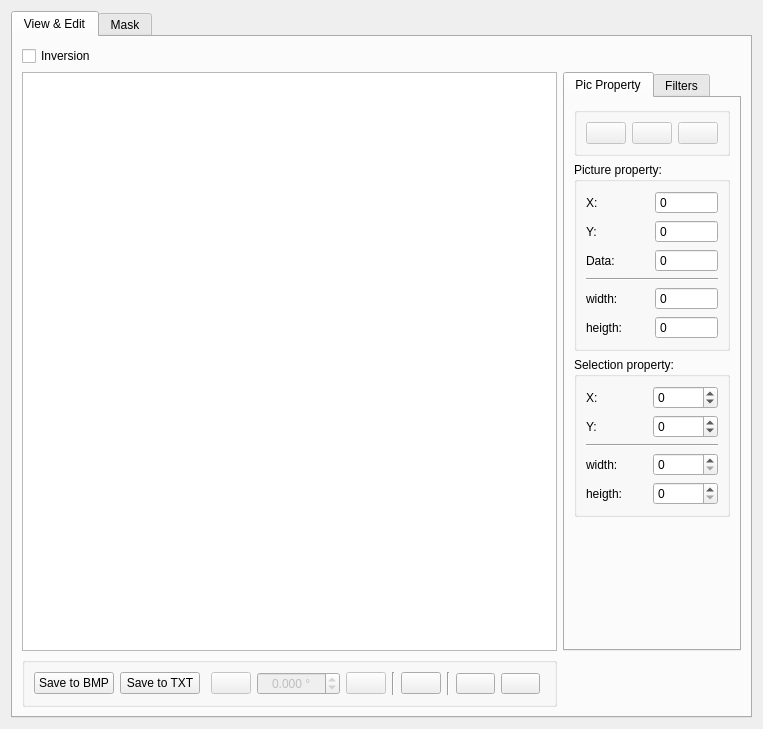
<?xml version="1.0" encoding="UTF-8"?>
<ui version="4.0">
 <class>Viewer_widget</class>
 <widget class="QWidget" name="Viewer_widget">
  <property name="geometry">
   <rect>
    <x>0</x>
    <y>0</y>
    <width>763</width>
    <height>729</height>
   </rect>
  </property>
  <property name="windowTitle">
   <string>Form</string>
  </property>
  <layout class="QGridLayout" name="gridLayout_3">
   <item row="0" column="0">
    <widget class="QTabWidget" name="tabWidget">
     <property name="currentIndex">
      <number>0</number>
     </property>
     <property name="usesScrollButtons">
      <bool>true</bool>
     </property>
     <property name="documentMode">
      <bool>false</bool>
     </property>
     <widget class="QWidget" name="tab">
      <attribute name="title">
       <string>View &amp;&amp; Edit</string>
      </attribute>
      <layout class="QGridLayout" name="gridLayout_4" rowstretch="1,1,1,0" columnstretch="1,0,0">
       <item row="1" column="2" rowspan="2">
        <widget class="QTabWidget" name="tabWidgetRight">
         <property name="maximumSize">
          <size>
           <width>16777215</width>
           <height>16777215</height>
          </size>
         </property>
         <property name="tabPosition">
          <enum>QTabWidget::North</enum>
         </property>
         <property name="tabShape">
          <enum>QTabWidget::Rounded</enum>
         </property>
         <property name="currentIndex">
          <number>0</number>
         </property>
         <property name="movable">
          <bool>true</bool>
         </property>
         <widget class="QWidget" name="twrProperty">
          <attribute name="title">
           <string>Pic Property</string>
          </attribute>
          <layout class="QVBoxLayout" name="verticalLayout_5">
           <item>
            <widget class="QGroupBox" name="edit_panel">
             <property name="title">
              <string/>
             </property>
             <layout class="QHBoxLayout" name="horizontalLayout_2">
              <item>
               <widget class="QPushButton" name="selection_button">
                <property name="enabled">
                 <bool>false</bool>
                </property>
                <property name="toolTip">
                 <string>draw selection</string>
                </property>
                <property name="text">
                 <string/>
                </property>
                <property name="icon">
                 <iconset resource="../img.qrc">
                  <normaloff>:/border</normaloff>:/border</iconset>
                </property>
                <property name="iconSize">
                 <size>
                  <width>16</width>
                  <height>16</height>
                 </size>
                </property>
                <property name="checkable">
                 <bool>true</bool>
                </property>
                <property name="checked">
                 <bool>false</bool>
                </property>
                <property name="flat">
                 <bool>false</bool>
                </property>
               </widget>
              </item>
              <item>
               <widget class="QPushButton" name="edit_button">
                <property name="enabled">
                 <bool>false</bool>
                </property>
                <property name="toolTip">
                 <string>edit</string>
                </property>
                <property name="text">
                 <string/>
                </property>
                <property name="icon">
                 <iconset resource="../img.qrc">
                  <normaloff>:/pen</normaloff>:/pen</iconset>
                </property>
               </widget>
              </item>
              <item>
               <widget class="QPushButton" name="cut_button">
                <property name="enabled">
                 <bool>false</bool>
                </property>
                <property name="toolTip">
                 <string>cut</string>
                </property>
                <property name="text">
                 <string/>
                </property>
                <property name="icon">
                 <iconset resource="../img.qrc">
                  <normaloff>:/cut</normaloff>:/cut</iconset>
                </property>
               </widget>
              </item>
             </layout>
            </widget>
           </item>
           <item>
            <widget class="QGroupBox" name="data_panel">
             <property name="title">
              <string>Picture property:</string>
             </property>
             <layout class="QGridLayout" name="gridLayout">
              <item row="2" column="0">
               <widget class="QLabel" name="label_2">
                <property name="text">
                 <string>Y:</string>
                </property>
               </widget>
              </item>
              <item row="3" column="1">
               <widget class="QSpinBox" name="data">
                <property name="toolTip">
                 <string>Data in &quot;pixel&quot;</string>
                </property>
                <property name="readOnly">
                 <bool>true</bool>
                </property>
                <property name="buttonSymbols">
                 <enum>QAbstractSpinBox::NoButtons</enum>
                </property>
                <property name="minimum">
                 <number>0</number>
                </property>
                <property name="maximum">
                 <number>65535</number>
                </property>
               </widget>
              </item>
              <item row="7" column="1">
               <widget class="QSpinBox" name="heigth">
                <property name="toolTip">
                 <string>height of picture</string>
                </property>
                <property name="readOnly">
                 <bool>true</bool>
                </property>
                <property name="buttonSymbols">
                 <enum>QAbstractSpinBox::NoButtons</enum>
                </property>
                <property name="showGroupSeparator" stdset="0">
                 <bool>false</bool>
                </property>
                <property name="maximum">
                 <number>65535</number>
                </property>
               </widget>
              </item>
              <item row="1" column="1">
               <widget class="QSpinBox" name="x">
                <property name="toolTip">
                 <string>X mouse position</string>
                </property>
                <property name="wrapping">
                 <bool>false</bool>
                </property>
                <property name="readOnly">
                 <bool>true</bool>
                </property>
                <property name="buttonSymbols">
                 <enum>QAbstractSpinBox::NoButtons</enum>
                </property>
                <property name="minimum">
                 <number>-65535</number>
                </property>
                <property name="maximum">
                 <number>65535</number>
                </property>
                <property name="value">
                 <number>0</number>
                </property>
               </widget>
              </item>
              <item row="2" column="1">
               <widget class="QSpinBox" name="y">
                <property name="toolTip">
                 <string>Y mouse position</string>
                </property>
                <property name="readOnly">
                 <bool>true</bool>
                </property>
                <property name="buttonSymbols">
                 <enum>QAbstractSpinBox::NoButtons</enum>
                </property>
                <property name="minimum">
                 <number>-65535</number>
                </property>
                <property name="maximum">
                 <number>65535</number>
                </property>
               </widget>
              </item>
              <item row="1" column="0">
               <widget class="QLabel" name="label">
                <property name="text">
                 <string>X:</string>
                </property>
               </widget>
              </item>
              <item row="4" column="0" colspan="2">
               <widget class="Line" name="line">
                <property name="orientation">
                 <enum>Qt::Horizontal</enum>
                </property>
               </widget>
              </item>
              <item row="7" column="0">
               <widget class="QLabel" name="label_5">
                <property name="text">
                 <string>heigth:</string>
                </property>
               </widget>
              </item>
              <item row="5" column="1">
               <widget class="QSpinBox" name="width">
                <property name="toolTip">
                 <string>width of picture</string>
                </property>
                <property name="wrapping">
                 <bool>true</bool>
                </property>
                <property name="readOnly">
                 <bool>true</bool>
                </property>
                <property name="buttonSymbols">
                 <enum>QAbstractSpinBox::NoButtons</enum>
                </property>
                <property name="minimum">
                 <number>0</number>
                </property>
                <property name="maximum">
                 <number>65535</number>
                </property>
               </widget>
              </item>
              <item row="5" column="0">
               <widget class="QLabel" name="label_4">
                <property name="text">
                 <string>width:</string>
                </property>
               </widget>
              </item>
              <item row="3" column="0">
               <widget class="QLabel" name="label_3">
                <property name="text">
                 <string>Data:</string>
                </property>
               </widget>
              </item>
             </layout>
            </widget>
           </item>
           <item>
            <widget class="QGroupBox" name="data_panel_selection">
             <property name="enabled">
              <bool>true</bool>
             </property>
             <property name="title">
              <string>Selection property:</string>
             </property>
             <layout class="QGridLayout" name="gridLayout_2">
              <item row="0" column="1">
               <widget class="QSpinBox" name="x_selection">
                <property name="toolTip">
                 <string>X cordinate of frame</string>
                </property>
                <property name="wrapping">
                 <bool>false</bool>
                </property>
                <property name="readOnly">
                 <bool>false</bool>
                </property>
                <property name="buttonSymbols">
                 <enum>QAbstractSpinBox::UpDownArrows</enum>
                </property>
                <property name="specialValueText">
                 <string/>
                </property>
                <property name="showGroupSeparator" stdset="0">
                 <bool>false</bool>
                </property>
                <property name="suffix">
                 <string/>
                </property>
                <property name="minimum">
                 <number>-65535</number>
                </property>
                <property name="maximum">
                 <number>65535</number>
                </property>
               </widget>
              </item>
              <item row="3" column="1">
               <widget class="QSpinBox" name="width_selection">
                <property name="toolTip">
                 <string>width of frame</string>
                </property>
                <property name="frame">
                 <bool>true</bool>
                </property>
                <property name="readOnly">
                 <bool>false</bool>
                </property>
                <property name="minimum">
                 <number>0</number>
                </property>
                <property name="maximum">
                 <number>65535</number>
                </property>
                <property name="singleStep">
                 <number>1</number>
                </property>
                <property name="value">
                 <number>0</number>
                </property>
               </widget>
              </item>
              <item row="4" column="1">
               <widget class="QSpinBox" name="heigth_selection">
                <property name="toolTip">
                 <string>height of frame</string>
                </property>
                <property name="readOnly">
                 <bool>false</bool>
                </property>
                <property name="accelerated">
                 <bool>false</bool>
                </property>
                <property name="showGroupSeparator" stdset="0">
                 <bool>false</bool>
                </property>
                <property name="minimum">
                 <number>0</number>
                </property>
                <property name="maximum">
                 <number>65535</number>
                </property>
                <property name="singleStep">
                 <number>1</number>
                </property>
                <property name="value">
                 <number>0</number>
                </property>
               </widget>
              </item>
              <item row="1" column="0">
               <widget class="QLabel" name="label_9">
                <property name="text">
                 <string>Y:</string>
                </property>
               </widget>
              </item>
              <item row="1" column="1">
               <widget class="QSpinBox" name="y_selection">
                <property name="toolTip">
                 <string>Y cordinate of frame</string>
                </property>
                <property name="readOnly">
                 <bool>false</bool>
                </property>
                <property name="minimum">
                 <number>-65535</number>
                </property>
                <property name="maximum">
                 <number>65535</number>
                </property>
               </widget>
              </item>
              <item row="2" column="0" colspan="2">
               <widget class="Line" name="line_3">
                <property name="orientation">
                 <enum>Qt::Horizontal</enum>
                </property>
               </widget>
              </item>
              <item row="0" column="0">
               <widget class="QLabel" name="label_7">
                <property name="text">
                 <string>X:</string>
                </property>
               </widget>
              </item>
              <item row="3" column="0">
               <widget class="QLabel" name="label_8">
                <property name="text">
                 <string>width:</string>
                </property>
               </widget>
              </item>
              <item row="4" column="0">
               <widget class="QLabel" name="label_6">
                <property name="text">
                 <string>heigth:</string>
                </property>
               </widget>
              </item>
             </layout>
            </widget>
           </item>
           <item>
            <spacer name="verticalSpacer_2">
             <property name="orientation">
              <enum>Qt::Vertical</enum>
             </property>
             <property name="sizeHint" stdset="0">
              <size>
               <width>20</width>
               <height>40</height>
              </size>
             </property>
            </spacer>
           </item>
          </layout>
         </widget>
         <widget class="QWidget" name="twrFilter">
          <attribute name="title">
           <string>Filters</string>
          </attribute>
          <layout class="QVBoxLayout" name="verticalLayout_6">
           <item>
            <widget class="ClogFilterPanel" name="clogFilterPanel" native="true"/>
           </item>
           <item>
            <spacer name="verticalSpacer">
             <property name="orientation">
              <enum>Qt::Vertical</enum>
             </property>
             <property name="sizeHint" stdset="0">
              <size>
               <width>116</width>
               <height>15</height>
              </size>
             </property>
            </spacer>
           </item>
          </layout>
         </widget>
        </widget>
       </item>
       <item row="3" column="0">
        <widget class="QGroupBox" name="button_panel">
         <property name="enabled">
          <bool>true</bool>
         </property>
         <property name="title">
          <string/>
         </property>
         <property name="alignment">
          <set>Qt::AlignCenter</set>
         </property>
         <property name="flat">
          <bool>false</bool>
         </property>
         <property name="checkable">
          <bool>false</bool>
         </property>
         <layout class="QHBoxLayout" name="horizontalLayout">
          <item>
           <widget class="QPushButton" name="save_bmp">
            <property name="enabled">
             <bool>true</bool>
            </property>
            <property name="toolTip">
             <string>save picture to BMP file</string>
            </property>
            <property name="text">
             <string>Save to BMP</string>
            </property>
           </widget>
          </item>
          <item>
           <widget class="QPushButton" name="save_txt">
            <property name="enabled">
             <bool>true</bool>
            </property>
            <property name="toolTip">
             <string>save picture to TXT file</string>
            </property>
            <property name="text">
             <string>Save to TXT</string>
            </property>
           </widget>
          </item>
          <item>
           <spacer name="horizontalSpacer">
            <property name="orientation">
             <enum>Qt::Horizontal</enum>
            </property>
            <property name="sizeHint" stdset="0">
             <size>
              <width>40</width>
              <height>20</height>
             </size>
            </property>
           </spacer>
          </item>
          <item>
           <widget class="QPushButton" name="rotate_plus">
            <property name="enabled">
             <bool>false</bool>
            </property>
            <property name="toolTip">
             <string>+90º</string>
            </property>
            <property name="text">
             <string/>
            </property>
            <property name="icon">
             <iconset resource="../img.qrc">
              <normaloff>:/rotate_plus</normaloff>:/rotate_plus</iconset>
            </property>
           </widget>
          </item>
          <item>
           <widget class="QDoubleSpinBox" name="angle">
            <property name="enabled">
             <bool>false</bool>
            </property>
            <property name="wrapping">
             <bool>false</bool>
            </property>
            <property name="frame">
             <bool>true</bool>
            </property>
            <property name="alignment">
             <set>Qt::AlignCenter</set>
            </property>
            <property name="specialValueText">
             <string/>
            </property>
            <property name="suffix">
             <string> °</string>
            </property>
            <property name="decimals">
             <number>3</number>
            </property>
            <property name="minimum">
             <double>-360.000000000000000</double>
            </property>
            <property name="maximum">
             <double>360.000000000000000</double>
            </property>
            <property name="singleStep">
             <double>0.100000000000000</double>
            </property>
           </widget>
          </item>
          <item>
           <widget class="QPushButton" name="rotate_minus">
            <property name="enabled">
             <bool>false</bool>
            </property>
            <property name="toolTip">
             <string>-90º</string>
            </property>
            <property name="text">
             <string/>
            </property>
            <property name="icon">
             <iconset resource="../img.qrc">
              <normaloff>:/rotate_minus</normaloff>:/rotate_minus</iconset>
            </property>
           </widget>
          </item>
          <item>
           <widget class="Line" name="line_4">
            <property name="orientation">
             <enum>Qt::Vertical</enum>
            </property>
           </widget>
          </item>
          <item>
           <widget class="QPushButton" name="reset_transform">
            <property name="enabled">
             <bool>true</bool>
            </property>
            <property name="toolTip">
             <string>reset transformation</string>
            </property>
            <property name="text">
             <string/>
            </property>
            <property name="icon">
             <iconset resource="../img.qrc">
              <normaloff>:/reset</normaloff>:/reset</iconset>
            </property>
           </widget>
          </item>
          <item>
           <widget class="Line" name="line_2">
            <property name="orientation">
             <enum>Qt::Vertical</enum>
            </property>
           </widget>
          </item>
          <item>
           <widget class="QPushButton" name="scaled_plus">
            <property name="enabled">
             <bool>true</bool>
            </property>
            <property name="font">
             <font>
              <pointsize>8</pointsize>
              <weight>50</weight>
              <bold>false</bold>
             </font>
            </property>
            <property name="toolTip">
             <string>scale +1.1</string>
            </property>
            <property name="text">
             <string/>
            </property>
            <property name="icon">
             <iconset resource="../img.qrc">
              <normaloff>:/plus</normaloff>:/plus</iconset>
            </property>
           </widget>
          </item>
          <item>
           <widget class="QPushButton" name="scaled_minus">
            <property name="enabled">
             <bool>true</bool>
            </property>
            <property name="font">
             <font>
              <pointsize>8</pointsize>
             </font>
            </property>
            <property name="toolTip">
             <string>scale -1.1</string>
            </property>
            <property name="text">
             <string/>
            </property>
            <property name="icon">
             <iconset resource="../img.qrc">
              <normaloff>:/minus</normaloff>:/minus</iconset>
            </property>
           </widget>
          </item>
          <item>
           <spacer name="horizontalSpacer_2">
            <property name="orientation">
             <enum>Qt::Horizontal</enum>
            </property>
            <property name="sizeHint" stdset="0">
             <size>
              <width>40</width>
              <height>20</height>
             </size>
            </property>
           </spacer>
          </item>
         </layout>
        </widget>
       </item>
       <item row="1" column="0" rowspan="2">
        <widget class="QGraphicsView" name="graphicsView">
         <property name="frameShape">
          <enum>QFrame::StyledPanel</enum>
         </property>
         <property name="frameShadow">
          <enum>QFrame::Sunken</enum>
         </property>
         <property name="midLineWidth">
          <number>0</number>
         </property>
         <property name="backgroundBrush">
          <brush brushstyle="SolidPattern">
           <color alpha="255">
            <red>200</red>
            <green>200</green>
            <blue>200</blue>
           </color>
          </brush>
         </property>
         <property name="foregroundBrush">
          <brush brushstyle="NoBrush">
           <color alpha="255">
            <red>0</red>
            <green>0</green>
            <blue>0</blue>
           </color>
          </brush>
         </property>
         <property name="interactive">
          <bool>true</bool>
         </property>
         <property name="sceneRect">
          <rectf>
           <x>0.000000000000000</x>
           <y>0.000000000000000</y>
           <width>0.000000000000000</width>
           <height>0.000000000000000</height>
          </rectf>
         </property>
         <property name="renderHints">
          <set>QPainter::Antialiasing|QPainter::HighQualityAntialiasing|QPainter::SmoothPixmapTransform|QPainter::TextAntialiasing</set>
         </property>
         <property name="cacheMode">
          <set>QGraphicsView::CacheNone</set>
         </property>
         <property name="transformationAnchor">
          <enum>QGraphicsView::AnchorUnderMouse</enum>
         </property>
         <property name="resizeAnchor">
          <enum>QGraphicsView::AnchorUnderMouse</enum>
         </property>
         <property name="viewportUpdateMode">
          <enum>QGraphicsView::FullViewportUpdate</enum>
         </property>
         <property name="rubberBandSelectionMode">
          <enum>Qt::IntersectsItemShape</enum>
         </property>
        </widget>
       </item>
       <item row="0" column="0">
        <widget class="QCheckBox" name="inversion">
         <property name="toolTip">
          <string>negative of  image</string>
         </property>
         <property name="text">
          <string>Inversion</string>
         </property>
        </widget>
       </item>
      </layout>
     </widget>
     <widget class="QWidget" name="tab_2">
      <attribute name="title">
       <string>Mask</string>
      </attribute>
      <layout class="QGridLayout" name="gridLayout_5">
       <item row="0" column="1">
        <widget class="QGroupBox" name="groupBox">
         <property name="title">
          <string>Origin:</string>
         </property>
         <layout class="QVBoxLayout" name="verticalLayout">
          <item>
           <widget class="QGraphicsView" name="graphicsView_Origin">
            <property name="backgroundBrush">
             <brush brushstyle="SolidPattern">
              <color alpha="255">
               <red>200</red>
               <green>200</green>
               <blue>200</blue>
              </color>
             </brush>
            </property>
           </widget>
          </item>
         </layout>
        </widget>
       </item>
       <item row="1" column="1">
        <widget class="QGroupBox" name="groupBox_2">
         <property name="title">
          <string>Mask:</string>
         </property>
         <layout class="QVBoxLayout" name="verticalLayout_2">
          <item>
           <widget class="QGraphicsView" name="graphicsView_Mask">
            <property name="backgroundBrush">
             <brush brushstyle="SolidPattern">
              <color alpha="255">
               <red>200</red>
               <green>200</green>
               <blue>200</blue>
              </color>
             </brush>
            </property>
           </widget>
          </item>
         </layout>
        </widget>
       </item>
       <item row="1" column="2">
        <widget class="QGroupBox" name="groupBox_4">
         <property name="title">
          <string>Log:</string>
         </property>
         <layout class="QVBoxLayout" name="verticalLayout_4">
          <item>
           <widget class="QTextEdit" name="textEdit">
            <property name="readOnly">
             <bool>true</bool>
            </property>
            <property name="html">
             <string>&lt;!DOCTYPE HTML PUBLIC &quot;-//W3C//DTD HTML 4.0//EN&quot; &quot;http://www.w3.org/TR/REC-html40/strict.dtd&quot;&gt;
&lt;html&gt;&lt;head&gt;&lt;meta name=&quot;qrichtext&quot; content=&quot;1&quot; /&gt;&lt;style type=&quot;text/css&quot;&gt;
p, li { white-space: pre-wrap; }
&lt;/style&gt;&lt;/head&gt;&lt;body style=&quot; font-family:'MS Shell Dlg 2'; font-size:8.25pt; font-weight:400; font-style:normal;&quot;&gt;
&lt;p align=&quot;center&quot; style=&quot; margin-top:0px; margin-bottom:0px; margin-left:0px; margin-right:0px; -qt-block-indent:0; text-indent:0px;&quot;&gt;&lt;span style=&quot; font-size:12pt;&quot;&gt;Hello World!&lt;/span&gt;&lt;/p&gt;&lt;/body&gt;&lt;/html&gt;</string>
            </property>
           </widget>
          </item>
         </layout>
        </widget>
       </item>
       <item row="0" column="2">
        <widget class="QGroupBox" name="groupBox_3">
         <property name="title">
          <string>Result:</string>
         </property>
         <layout class="QVBoxLayout" name="verticalLayout_3">
          <item>
           <widget class="QGraphicsView" name="graphicsView_Result">
            <property name="backgroundBrush">
             <brush brushstyle="SolidPattern">
              <color alpha="255">
               <red>200</red>
               <green>200</green>
               <blue>200</blue>
              </color>
             </brush>
            </property>
           </widget>
          </item>
         </layout>
        </widget>
       </item>
      </layout>
     </widget>
    </widget>
   </item>
  </layout>
 </widget>
 <customwidgets>
  <customwidget>
   <class>ClogFilterPanel</class>
   <extends>QWidget</extends>
   <header>../WTF_Viewer/viewer/clogfilterpanel.h</header>
   <container>1</container>
  </customwidget>
 </customwidgets>
 <tabstops>
  <tabstop>tabWidget</tabstop>
  <tabstop>inversion</tabstop>
  <tabstop>graphicsView</tabstop>
  <tabstop>tabWidgetRight</tabstop>
  <tabstop>selection_button</tabstop>
  <tabstop>edit_button</tabstop>
  <tabstop>cut_button</tabstop>
  <tabstop>x</tabstop>
  <tabstop>y</tabstop>
  <tabstop>data</tabstop>
  <tabstop>width</tabstop>
  <tabstop>heigth</tabstop>
  <tabstop>x_selection</tabstop>
  <tabstop>y_selection</tabstop>
  <tabstop>width_selection</tabstop>
  <tabstop>heigth_selection</tabstop>
  <tabstop>save_bmp</tabstop>
  <tabstop>save_txt</tabstop>
  <tabstop>rotate_plus</tabstop>
  <tabstop>angle</tabstop>
  <tabstop>rotate_minus</tabstop>
  <tabstop>reset_transform</tabstop>
  <tabstop>scaled_plus</tabstop>
  <tabstop>scaled_minus</tabstop>
  <tabstop>graphicsView_Origin</tabstop>
  <tabstop>graphicsView_Result</tabstop>
  <tabstop>graphicsView_Mask</tabstop>
  <tabstop>textEdit</tabstop>
 </tabstops>
 <resources>
  <include location="../img.qrc"/>
 </resources>
 <connections/>
</ui>
